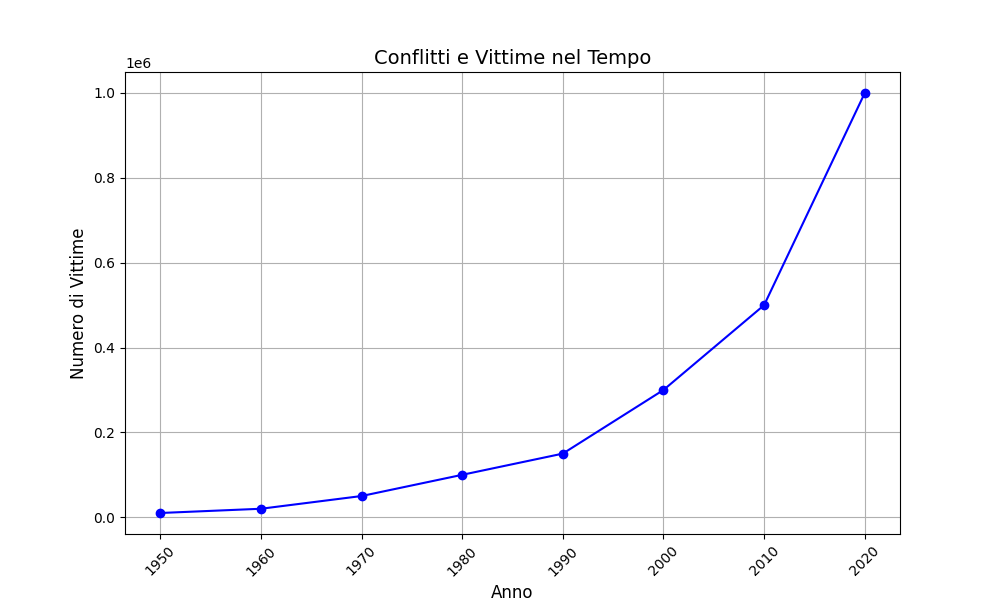

Python code for this plot:
'''
creiamo un DataFrame pandas con dati ipotetici sui conflitti e sul numero di vittime nel corso del tempo (ogni 10 anni a partire dal 1950). Successivamente, utilizziamo Matplotlib per tracciare un grafico che mostri l'andamento storico dei conflitti e delle relative vittime nel tempo.

Il grafico risultante illustra in modo semplice come il numero di vittime da conflitti sia aumentato nel corso degli anni, evidenziando l'effetto dei conflitti di maggiore portata sulla statistica storica. Se si desidera esaminare più approfonditamente il survivorship bias, potrebbe essere necessario considerare anche altri fattori come la durata dei conflitti, l'accesso alle informazioni storiche e la rappresentatività dei dati nel corso del tempo.
'''

import pandas as pd
import matplotlib.pyplot as plt

# Dati di esempio: elenco di conflitti con le relative vittime nel corso del tempo
conflicts_data = {
    'Year': [1950, 1960, 1970, 1980, 1990, 2000, 2010, 2020],
    'Fatalities': [10000, 20000, 50000, 100000, 150000, 300000, 500000, 1000000]
}

# Creazione di un DataFrame pandas dai dati
df = pd.DataFrame(conflicts_data)

# Plot dei dati storici dei conflitti e delle vittime nel corso del tempo
plt.figure(figsize=(10, 6))
plt.plot(df['Year'], df['Fatalities'], marker='o', linestyle='-', color='b')
plt.title('Conflitti e Vittime nel Tempo', fontsize=14)
plt.xlabel('Anno', fontsize=12)
plt.ylabel('Numero di Vittime', fontsize=12)
plt.grid(True)
plt.xticks(df['Year'], rotation=45)
plt.show()
